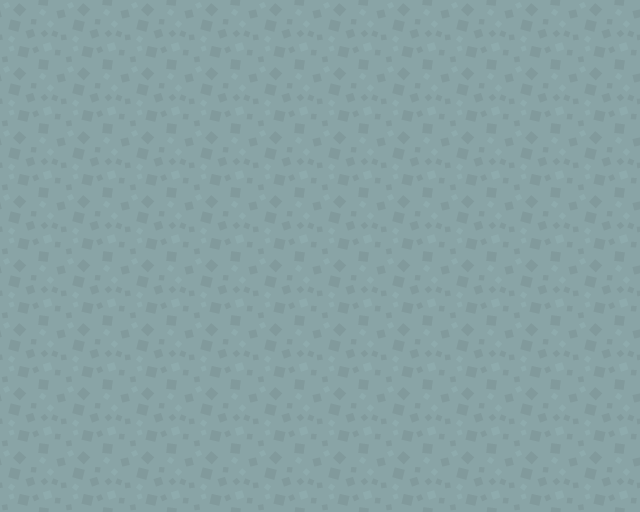

Below is a game level as drawn by its tile map, then a one-line description and the .tmx that defines it (tile-layer data replaced by summaries):
An orthogonal 10x8 tile map with 64x64 px tiles, 1 tile layer (background) and 6 objects (player, pool, input, skillbar, enemy, ...).

<map version="1.0" orientation="orthogonal" renderorder="right-down" width="10" height="8" tilewidth="64" tileheight="64" nextobjectid="10">
 <tileset firstgid="1" name="tileset" tilewidth="64" tileheight="64" tilecount="204" columns="17">
  <image source="../images/tileset.png" width="1088" height="768" />
 </tileset>
 <layer name="background" width="10" height="8">
  <properties>
   <property name="tileset" value="tileset.png" />
  </properties>
  <data>[80 cells, 80 non-empty, 1 distinct tile ids]</data>
 </layer>
 <objectgroup name="playerSprites">
  <object id="3" name="player" x="288" y="380" width="64" height="64" />
  <object id="4" name="pool" x="186" y="261" width="261" height="35" />
  <object id="5" name="input" x="190" y="321" width="258" height="32" />
  <object id="6" name="skillbar" x="533" y="224" width="87" height="254" />
 </objectgroup>
 <objectgroup name="enemySprites">
  <object id="1" name="enemy" x="10" y="23" width="620" height="100" />
  <object id="7" name="projectileDestination" x="310" y="380" width="30" height="27" />
 </objectgroup>
</map>
